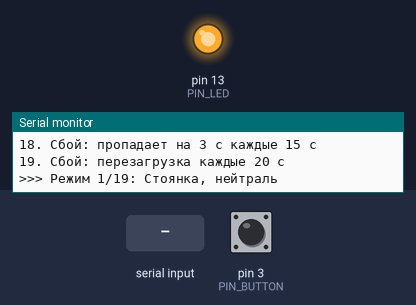
A program run on a simulated Arduino Uno, built with avr-gcc and run on an emulated ATmega328P. Shown: output pins drawn as LEDs (lit = HIGH), the last lines printed to the serial monitor. Dashed ring = blinking. The test bench sets the inputs (shaded band); at power-on: pin 3 (PIN_BUTTON) HIGH.

Above: at 0.19 s.
At 1.3 s:
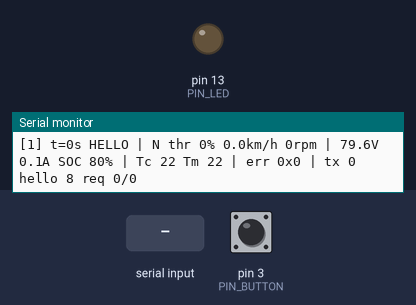
1.4 s: pin 3 (PIN_BUTTON) pulled LOW for 0.15 s
4.4 s: "n90\n" received over Serial
7.4 s: byte 112 ('p') received over Serial
At 7.47 s:
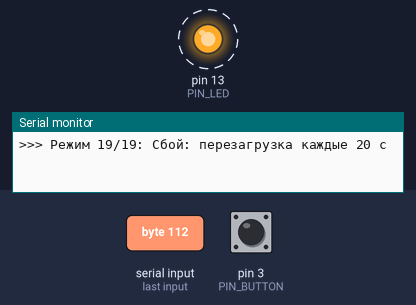
13.4 s: "5\n" received over Serial
16.4 s: byte 110 ('n') received over Serial
Timing chart, 0 to 20.4 s (numbered marks = the images above; inputs shaded):
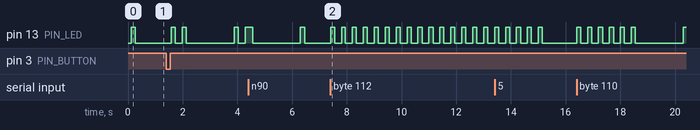

Measured:
- after the input at 7.4 s, pin 13 (PIN_LED): alternates HIGH for 0.15 s and LOW for 0.25 s, starting at once

The program:

main.cpp
```cpp
// =====================================================================
//  Эмулятор контроллера мотора Fardriver (новый протокол) на Arduino Nano
//
//  Порт контроллера: SoftwareSerial 19200 8N1, D6 = RX (от опрашивающей
//                    платы), D5 = TX. Контроллер шлёт AT+VERSION, после
//                    рукопожатия AA 13 EC 07 01 F1 A2 5D — поток пакетов
//                    0x80…0xB6 каждые ~28 мс.
//  Кнопка:    D3 -> GND. Короткое нажатие — следующий режим,
//                       долгое (>0.8 с) — перезапуск текущего режима.
//  Светодиод: D13 мигает номером режима (1..N).
//  USB Serial 115200: статус раз в секунду и команды (h — справка).
//
//  Все настройки — в config.h, режимы — в modes.cpp.
// =====================================================================
#include <SoftwareSerial.h>
#include "config.h"
#include "emulator.h"

static SoftwareSerial ctrlPort(PIN_CTRL_RX, PIN_CTRL_TX);
static Emulator emu;
static uint8_t  txb[EMU_TX_MAX];
static uint32_t ledT0 = 0;
static bool     hexDump = false;

// ------------------------------- лог ---------------------------------
#if CFG_DEBUG_BAUD
static const char *const LINK_NAMES[] = { "BOOT", "HELLO", "STREAM", "OFF" };

static void printMode()
{
    Serial.print(F("\r\n>>> Режим "));
    Serial.print(emu.modeIndex() + 1);
    Serial.print('/');
    Serial.print(MODE_COUNT);
    Serial.print(F(": "));
    Serial.println((const __FlashStringHelper *)emu.mode().name);
}

static void printHelp()
{
    Serial.println(F("Команды: n — след. режим, p — пред., r — перезапуск, x — hex-дамп передачи вкл/выкл,"));
    Serial.println(F("         <число>+Enter — выбрать режим, l — список режимов, h — справка"));
}

static void printList()
{
    for (uint8_t i = 0; i < MODE_COUNT; ++i) {
        ModeDesc m;
        memcpy_P(&m, &MODES[i], sizeof(m));
        Serial.print(i + 1);
        Serial.print(F(". "));
        Serial.println((const __FlashStringHelper *)m.name);
    }
}

static void printStatus()
{
    const MotorModel &m = emu.model;
    static const char GEARS[] = "NDRL";
    Serial.print('[');  Serial.print(emu.modeIndex() + 1);
    Serial.print(F("] t=")); Serial.print((uint32_t)emu.modeTime());
    Serial.print(F("s ")); Serial.print(LINK_NAMES[emu.link()]);
    Serial.print(F(" | ")); Serial.print(GEARS[m.gear]);
    Serial.print(F(" thr ")); Serial.print((int)(m.throttle() * 100));
    Serial.print(m.brake() ? F("% BRK ") : F("% "));
    Serial.print(m.speed_kmh(), 1); Serial.print(F("km/h "));
    Serial.print(m.rpmSigned(), 0); Serial.print(F("rpm"));
    if (m.weak) Serial.print(F(" WEAK"));
    Serial.print(F(" | ")); Serial.print(m.vbus(), 1);
    Serial.print(F("V ")); Serial.print(m.idc(), 1);
    Serial.print(F("A SOC ")); Serial.print(m.soc() * 100.0f, 0);
    Serial.print(F("% | Tc ")); Serial.print(m.t_ctrl);
    Serial.print(F(" Tm ")); Serial.print(m.t_motor);
    Serial.print(F(" | err 0x")); Serial.print(m.errors, HEX);
    Serial.print(F(" | tx ")); Serial.print(emu.frames);
    Serial.print(F(" hello ")); Serial.print(emu.hellos);
    Serial.print(F(" req ")); Serial.print(emu.ka_ok);
    Serial.print('/'); Serial.println(emu.ka_bad);
}

static void dump(const uint8_t *p, uint8_t n)
{
    for (uint8_t i = 0; i < n; ++i) {
        if (p[i] < 0x10) Serial.print('0');
        Serial.print(p[i], HEX);
        Serial.print(' ');
    }
    Serial.println();
}

static void pollConsole()
{
    static uint8_t num = 0;
    while (Serial.available()) {
        char c = Serial.read();
        if (c >= '0' && c <= '9') { num = num * 10 + (c - '0'); continue; }
        if ((c == '\r' || c == '\n') && num) { emu.setMode(num - 1); num = 0; ledT0 = millis(); printMode(); continue; }
        num = 0;
        switch (c) {
            case 'n': emu.nextMode();    ledT0 = millis(); printMode(); break;
            case 'p': emu.prevMode();    ledT0 = millis(); printMode(); break;
            case 'r': emu.restartMode(); ledT0 = millis(); printMode(); break;
            case 'x': hexDump = !hexDump; break;
            case 'l': printList(); break;
            case 'h': printHelp(); break;
        }
    }
}
#else
static void printMode() {}
#endif

// ---------------------------- кнопка / LED ---------------------------
static void pollButton(uint32_t now)
{
    static bool raw = HIGH, stable = HIGH, longDone = false;
    static uint32_t tChange = 0, tDown = 0;
    bool r = digitalRead(PIN_BUTTON);
    if (r != raw) { raw = r; tChange = now; }
    if (now - tChange > 30 && raw != stable) {
        stable = raw;
        if (stable == LOW) { tDown = now; longDone = false; }
        else if (!longDone) { emu.nextMode(); ledT0 = now; printMode(); }
    }
    if (stable == LOW && !longDone && now - tDown >= CFG_LONG_PRESS_MS) {
        longDone = true;
        emu.restartMode(); ledT0 = now; printMode();
    }
}

static void ledTask(uint32_t now)
{
    uint32_t n = emu.modeIndex() + 1;
    uint32_t x = (now - ledT0) % (n * 400UL + 1500UL);
    digitalWrite(PIN_LED, (x < n * 400UL && (x % 400UL) < 150UL) ? HIGH : LOW);
}

// --------------------------------------------------------------------
void setup()
{
    pinMode(PIN_BUTTON, INPUT_PULLUP);
    pinMode(PIN_LED, OUTPUT);
#if CFG_DEBUG_BAUD
    Serial.begin(CFG_DEBUG_BAUD);
    Serial.println(F("\r\nFardriver controller emulator (new protocol)"));
    Serial.print(F("UART ")); Serial.print(CFG_BAUD);
    Serial.print(F(", ")); Serial.print(CFG_BATT_CELLS); Serial.print(F("S "));
    Serial.print(CFG_BATT_AH, 0); Serial.print(F(" Ah, RPMx"));
    Serial.println(CFG_RPM_RAW_PER_RPM);
    printHelp();
    printList();
#endif
    ctrlPort.begin(CFG_BAUD);
    emu.begin(millis(), micros());
    ledT0 = millis();
    printMode();
}

void loop()
{
    uint32_t now = millis();

    while (ctrlPort.available()) emu.onRxByte((uint8_t)ctrlPort.read(), micros());

    uint8_t n = emu.poll(micros(), txb);
    if (n) {
        // Приём на время передачи выключаем. Иначе байт хоста, пришедший посреди пакета, запускает
        // прерывание SoftwareSerial::recv(), которое ~0.5 мс ждёт весь байт: передача встаёт между
        // байтами, принимающая сторона видит IDLE и получает пакет, разрезанный на два.
        ctrlPort.stopListening();
        ctrlPort.write(txb, n);     // ~8.3 мс на 16 байт, байты подряд без пауз
        ctrlPort.listen();
#if CFG_DEBUG_BAUD
        if (hexDump) dump(txb, n);
#endif
    }

    emu.update(now);
    pollButton(now);
    ledTask(now);

#if CFG_DEBUG_BAUD
    pollConsole();
    static uint32_t tStat = 0;
    if (now - tStat >= CFG_STATUS_PERIOD_MS) { tStat = now; printStatus(); }
#endif
}
```

emulator.cpp
```cpp
#include "emulator.h"

static inline bool due(uint32_t now, uint32_t at) { return (int32_t)(now - at) >= 0; }

static const uint32_t PERIOD_US = CFG_PACKET_PERIOD_US;
static const uint32_t HELLO_US  = CFG_HELLO_PERIOD_MS * 1000UL;

void Emulator::begin(uint32_t now_ms, uint32_t now_us)
{
    _last_ms = now_ms;
    _now_us = now_us;
    model.begin();
    setMode(0);
}

void Emulator::powerOn(uint32_t now_us)
{
    _link = (_m.faults & FAULT_NO_REPLY) ? LINK_OFF : LINK_BOOT;
    _next_us = now_us + CFG_BOOT_DELAY_MS * 1000UL;
    _frame = 0;
    _rxn = 0;
}

void Emulator::setMode(uint8_t idx)
{
    if (idx >= MODE_COUNT) idx = 0;
    _idx = idx;
    memcpy_P(&_m, &MODES[idx], sizeof(ModeDesc));
    _t = 0;
    _in = DriverInput();
    model.reset(_m.start_soc >= 0 ? _m.start_soc / 100.0f : -1.0f,
                _m.ambient_c, _m.t_motor0, _m.t_ctrl0, _m.dev);
    powerOn(_now_us);
}

void Emulator::update(uint32_t now_ms)
{
    float dt = (now_ms - _last_ms) * 0.001f;
    if (dt < 0.02f) return;                 // шаг ~20 мс
    _last_ms = now_ms;
    if (dt > 0.2f) dt = 0.2f;               // после долгой передачи/паузы не «прыгаем»
    _in = DriverInput();
    _m.profile(_m, _t, model, _in);
    model.step(dt, dt * _m.speed, _in);
    _t += dt;
}

void Emulator::onRxByte(uint8_t b, uint32_t now_us)
{
    if (_rxn < FD_CMD_LEN) _rxw[_rxn++] = b;
    else { memmove(_rxw, _rxw + 1, FD_CMD_LEN - 1); _rxw[FD_CMD_LEN - 1] = b; }
    if (_rxn < FD_CMD_LEN || _rxw[0] != 0xAA) return;

    int16_t cmd = fdParseCommand(_rxw);
    if (cmd < 0) {
        if ((uint8_t)(_rxw[1] ^ _rxw[2]) == 0xFF) { ++ka_bad; _rxn = 0; }   // похоже на команду, но сумма не сошлась
        return;
    }
    _rxn = 0;
    last_cmd = cmd;
    if (cmd != 0x13) { ++cmd_other; return; }   // запись параметров и пр. — не эмулируется
    ++ka_ok;
    _last_ka_us = now_us;
    if (_link == LINK_HELLO && !(_m.faults & FAULT_NO_AUTH)) {
        _link = LINK_STREAM;
        _next_us = now_us + CFG_AUTH_REPLY_DELAY_MS * 1000UL;
        _stream_us = now_us;
        _frame = 0;
    }
}

uint8_t Emulator::poll(uint32_t now_us, uint8_t *out)
{
    _now_us = now_us;
    switch (_link) {
    case LINK_OFF:
        return 0;

    case LINK_BOOT:
        if (!due(now_us, _next_us)) return 0;
        _link = LINK_HELLO;
        _next_us = now_us;
        // fallthrough
    case LINK_HELLO:
        if (!due(now_us, _next_us)) return 0;
        _next_us += HELLO_US;
        if (due(now_us, _next_us)) _next_us = now_us + HELLO_US;
        memcpy_P(out, FD_HELLO, FD_HELLO_LEN);
        ++hellos;
        return FD_HELLO_LEN;

    case LINK_STREAM:
        break;
    }

    // ---- поток данных ----
#if CFG_KEEPALIVE_TIMEOUT_MS
    if ((uint32_t)(now_us - _last_ka_us) > CFG_KEEPALIVE_TIMEOUT_MS * 1000UL) {
        _link = LINK_HELLO;                 // хост пропал — снова ждём рукопожатия
        _next_us = now_us;
        return 0;
    }
#endif
    uint32_t since = now_us - _stream_us;
    if ((_m.faults & FAULT_REBOOT) && since >= 20000000UL) {
        _link = LINK_BOOT;                  // «перезагрузка»: 1.5 с тишины, потом AT+VERSION
        _next_us = now_us + 1500000UL;
        _frame = 0;
        return 0;
    }
    if (!due(now_us, _next_us)) return 0;
    _next_us += PERIOD_US;
    if (due(now_us, _next_us)) _next_us = now_us + PERIOD_US;   // отстали — не догоняем пачкой

    uint8_t idx = _frame;
    _frame = (uint8_t)((_frame + 1) % FD_FRAME_COUNT);

    if ((_m.faults & FAULT_DROPOUT) && (since / 1000000UL) % 15 >= 12) return 0;   // пропал на 3 с

    uint8_t len = fdBuildFrame(idx, model, out);
    ++frames;

    if ((_m.faults & FAULT_BAD_CRC) && frames % 3 == 0) out[15] ^= 0x5A;
    if (_m.faults & FAULT_GLUE) {
        if (frames % 13 == 0) {             // два пакета подряд без паузы
            len += fdBuildFrame(_frame, model, out + FD_FRAME_LEN);
            _frame = (uint8_t)((_frame + 1) % FD_FRAME_COUNT);
            _next_us += PERIOD_US;
            ++frames;
        } else if (frames % 17 == 0) {      // пакет оборвался
            len = 11;
        }
    }
    return len;
}
```

emulator.h
```cpp
#pragma once
#include "platform.h"
#include "motor_model.h"
#include "fd_packet.h"
#include "modes.h"

#define EMU_TX_MAX (2 * FD_FRAME_LEN)   // самый длинный «залп» — два склеенных пакета

enum LinkState : uint8_t {
    LINK_BOOT = 0,     // «загружается», молчит
    LINK_HELLO,        // шлёт AT+VERSION, ждёт AA 13 …
    LINK_STREAM,       // шлёт пакеты 0x80…0xB6 по кругу
    LINK_OFF,          // молчит совсем (FAULT_NO_REPLY)
};

// Связывает модель, режимы и протокол. Не зависит от железа:
// время передаётся снаружи, байты — через onRxByte()/poll().
class Emulator {
public:
    void begin(uint32_t now_ms, uint32_t now_us);
    void setMode(uint8_t idx);                    // смена режима = «включение питания» контроллера
    void nextMode()    { setMode((_idx + 1) % MODE_COUNT); }
    void prevMode()    { setMode((_idx + MODE_COUNT - 1) % MODE_COUNT); }
    void restartMode() { setMode(_idx); }

    void    update(uint32_t now_ms);              // шаг физики (вызывать часто)
    void    onRxByte(uint8_t b, uint32_t now_us); // байт от опрашивающей платы
    // Если пора что-то передать — заполняет out (до EMU_TX_MAX байт) и возвращает длину,
    // иначе 0. Байты одного «залпа» передавать подряд, без пауз.
    uint8_t poll(uint32_t now_us, uint8_t *out);

    uint8_t         modeIndex() const { return _idx; }
    const ModeDesc &mode() const      { return _m; }
    float           modeTime() const  { return _t; }
    LinkState       link() const      { return _link; }
    const DriverInput &input() const  { return _in; }

    MotorModel model;
    uint32_t frames = 0, hellos = 0;          // отправлено пакетов данных / AT+VERSION
    uint32_t ka_ok = 0, ka_bad = 0, cmd_other = 0;   // принято команд хоста
    int16_t  last_cmd = -1;

private:
    void powerOn(uint32_t now_us);

    ModeDesc    _m;
    DriverInput _in;
    uint8_t  _idx = 0;
    float    _t = 0;                  // реальное время с начала режима, с
    uint32_t _last_ms = 0;
    uint32_t _now_us = 0;
    LinkState _link = LINK_BOOT;
    uint32_t _next_us = 0;            // момент следующей передачи
    uint32_t _stream_us = 0;          // начало потока (для FAULT_REBOOT)
    uint32_t _last_ka_us = 0;
    uint8_t  _frame = 0;              // следующий индекс пакета 0…54
    uint8_t  _rxw[FD_CMD_LEN];        // окно последних принятых байт
    uint8_t  _rxn = 0;
};
```

fd_packet.h
```cpp
#pragma once
#include "platform.h"
#include "motor_model.h"

// =====================================================================
//  Новый протокол Fardriver (по дампам и дизассемблеру ПО Fardriver)
//
//  Контроллер сам шлёт по кругу 55 пакетов по 16 байт:
//     AA | A1 | D0 … D11 | CRC_lo CRC_hi
//  A1 = 0x80 | idx, idx = 0…54 (0x80…0xB6). D0…D11 — шесть 16-битных
//  little-endian слов «памяти» контроллера с адреса FD_ADDR_MAP[idx]
//  (таблица из ПО: «fID → real fID»). Адреса 0xE2/0xE8/0xEE — оперативные
//  данные, повторяются 8 раз за цикл, остальное — параметры/служебное.
//  CRC — CRC-16/MODBUS (полином 0xA001) с начальным 0x7F3C по байтам 0…13.
//
//  До рукопожатия контроллер шлёт «AT+VERSION» (10 байт) каждые ~68 мс.
//  Хост отвечает 8-байтной командой  AA 13 EC 07 01 F1 A2 5D :
//     [0]=AA [1]=cmd [2]=~cmd [3..5]=параметры [6]=сумма[0..5] [7]=~[6]
// =====================================================================

#define FD_FRAME_LEN   16
#define FD_FRAME_COUNT 55
#define FD_HELLO_LEN   10
#define FD_CMD_LEN     8

// Адреса слов (real fID), которые эмулятор заполняет из модели
enum : uint8_t {
    FD_ADDR_ODO_LO = 0x69,   // пакет 0x94: D8-9  — младшее слово пробега (0.1 км)
    FD_ADDR_ODO_HI = 0x7C,   // пакет 0x98: D10-11 — старшее слово пробега
    FD_ADDR_B3     = 0xD6,   // пакет 0xB3: D2-3 бит11 (обрыв/КЗ фазы), D4-5 бит15 (пере-/недонапряжение), D10-11 T контроллера
    FD_ADDR_E2     = 0xE2,   // 0x80,87,8E,95,9C,A3,AA,B0: режим, холлы, ошибки, модуляция, RPM, Id, Iq
    FD_ADDR_E8     = 0xE8,   // 0x81,…: напряжение, 2-е напряжение, ток батареи, Iq*/Id*, газ
    FD_ADDR_EE     = 0xEE,   // 0x82,…: фазные токи (24-бит, √x·125/64)
    FD_ADDR_F4     = 0xF4,   // пакет 0xB5: D0-1 T мотора
    FD_ADDR_FA     = 0xFA,   // пакет 0xB6: нули датчиков тока
};

extern const uint8_t FD_HELLO[FD_HELLO_LEN] PROGMEM;   // "AT+VERSION"

uint8_t  fdAddrOf(uint8_t idx);
uint16_t fdCrc16(const uint8_t *p, uint8_t len);
// Собрать пакет idx (0…54) из «измерений» модели. Возвращает 16.
uint8_t  fdBuildFrame(uint8_t idx, const MotorModel &m, uint8_t *out);
// Проверка 8-байтной команды хоста. Возвращает cmd (байт 1) или -1.
int16_t  fdParseCommand(const uint8_t *p);
```

modes.h
```cpp
#pragma once
#include "platform.h"
#include "motor_model.h"

// Неисправности канала связи (для проверки драйвера)
enum : uint8_t {
    FAULT_NONE     = 0,
    FAULT_NO_REPLY = 1 << 0,   // контроллер молчит полностью
    FAULT_NO_AUTH  = 1 << 1,   // шлёт AT+VERSION, но рукопожатие не принимает
    FAULT_BAD_CRC  = 1 << 2,   // каждый 3-й пакет с испорченной CRC
    FAULT_GLUE     = 1 << 3,   // иногда два пакета без паузы (32 байта) и обрезанный пакет
    FAULT_DROPOUT  = 1 << 4,   // каждые 15 с пропадает на 3 с, потом продолжает поток
    FAULT_REBOOT   = 1 << 5,   // каждые 20 с «перезагружается»: тишина, AT+VERSION, нужно новое рукопожатие
};

struct ModeDesc;
// Профиль режима — «водитель»: по времени t (реальные секунды с начала режима)
// и текущему состоянию модели выставляет газ, тормоз, передачу, уклон.
typedef void (*ProfileFn)(const ModeDesc &m, float t, const MotorModel &mm, DriverInput &in);

struct ModeDesc {
    const char *name;       // строка в PROGMEM
    ProfileFn   profile;
    float       p1, p2, p3; // параметры профиля (смысл — у каждой функции свой)
    int8_t      start_soc;  // SOC батареи при входе в режим, %; -1 — продолжить с текущего
    int8_t      ambient_c;  // температура воздуха
    int8_t      t_motor0;   // начальная температура мотора (-128 — как воздух)
    int8_t      t_ctrl0;    // начальная температура контроллера (-128 — как воздух)
    uint8_t     speed;      // ускорение модельного времени для тепла/батареи/пробега (1 = реальное)
    uint8_t     faults;     // FAULT_*
    uint8_t     dev;        // DEV_*
};

extern const ModeDesc MODES[] PROGMEM;
extern const uint8_t  MODE_COUNT;
```

platform.h
```cpp
#pragma once
// Позволяет собирать ядро эмулятора и на AVR, и на ПК (для тестов).
#include <stdint.h>
#include <string.h>
#include <math.h>

#if defined(ARDUINO)
  #include <Arduino.h>
  #include <avr/pgmspace.h>
#else
  #define PROGMEM
  #define memcpy_P memcpy
  #define pgm_read_byte(p) (*(const uint8_t *)(p))
  #ifndef PI
    #define PI 3.14159265358979f
  #endif
#endif
```

Source omitted: fd_packet.cpp (9017 bytes), modes.cpp (8991 bytes), motor_model.cpp (10333 bytes), motor_model.h (4294 bytes), config.h (4972 bytes)
